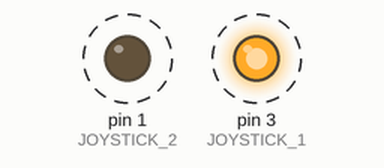
Simulated run of this sketch. Board: Arduino Uno, built with avr-gcc and run on an emulated ATmega328P. Shown: output pins drawn as LEDs (lit = HIGH). Dashed ring = blinking.

Above: at 0.5 s.
Timing chart, 0 to 4.6 s (numbered marks = the images above):
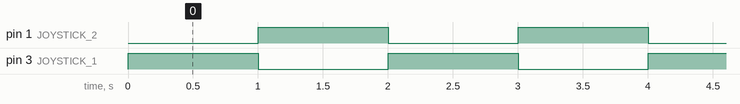

The sketch:

Joystick_led_blink.ino
```cpp
#define JOYSTICK_1 3
#define JOYSTICK_2 1


// the setup function runs once when you press reset or power the board
void setup() {
  // initialize digital pin LED_BUILTIN as an output.
  pinMode(3, OUTPUT);
  pinMode(1, OUTPUT);
}

// the loop function runs over and over again forever
void loop() {
  digitalWrite(JOYSTICK_1, HIGH);
  digitalWrite(JOYSTICK_2, LOW);
  delay(1000);

  digitalWrite(JOYSTICK_1, LOW);
  digitalWrite(JOYSTICK_2, HIGH);
  delay(1000);
}
```

Measured:
- by itself, pin 1 (JOYSTICK_2), pin 3 (JOYSTICK_1): alternates HIGH for 1.0 s and LOW for 1.0 s
